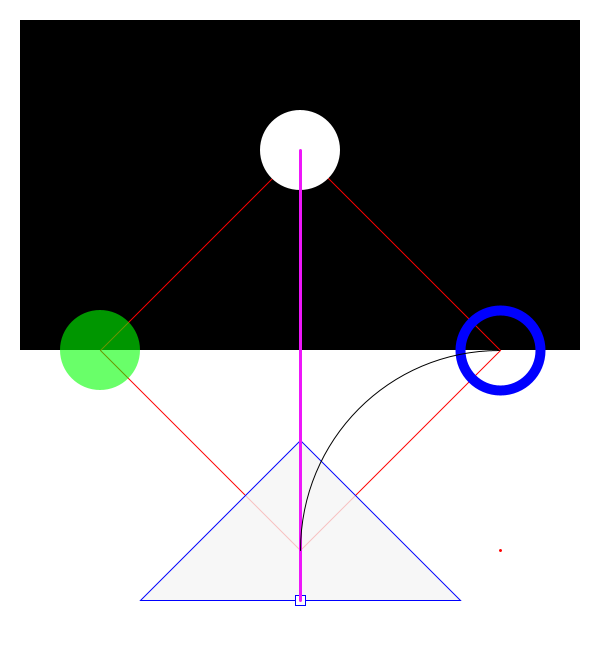
Frame 1 (no input)
Frame 60 (the mouse pressed at the canvas centre just before this capture): identical to frame 1, image omitted
Frame 120 (the mouse held since frame 60 and released just before this capture): identical to frame 1, image omitted

The Processing sketch that drew this single still picture (run headless with seeded random() and noise(); from frame 60 on, the mouse is pressed at the canvas centre):

// Processing sketch: day_4
// ── day_4.pde
//drawing order
void setup(){
  size(600,650);
}

void draw(){
  background(255); //makes background white
  
  //black rectangle
  fill(0); //fill set to black
  rectMode(CORNER);
  noStroke(); //makes no outline
  rect(20,20,560,330); //the rectangel itself
  
  //quad
  stroke(255,0,0); //makes the outline red
  noFill(); //makes it have no fill
  strokeWeight(1); //makes the stroke to a weight of 1
  quad(300,150,100,350,300,550,500,350); // the square itself
  
  //top circle
  fill(255); //white
  noStroke(); //makes it have no stroke
  ellipse(300,150,80,80); //the circle
  
  //left circle
  fill(0,255,0,150); //fill set to green
  noStroke(); //makes no outline
  ellipse(100,350,80,80); //the circle itself
  
  //right circle
  noFill(); //makes it have no fill
  strokeWeight(10); //makes the stroke larger
  stroke(0,0,255); //makes the outline blue
  ellipse(500,350,80,80); // the circle itself
  strokeWeight(1); //set the weight back to 1
  
  //triangle
  fill(245,200); //sets the triangle to grey
  triangle(300,440,140,600,460,600); //the triangle itself
  
  //rectangle on the bottom of the triangle
  fill(255); //sets fill to white
  stroke(0,0,255); // makes the outline blue
  rectMode(CENTER); 
  rect(300,600,10,10); //the rectangle itself
 
 //line bettween two points
 stroke(238,23,250); //makes the stroke a pink/purple
 strokeWeight(3); // makes it a weight of 3
 line(300,150,300,600); // the line points
 
 //arc
 stroke(0); //the stroke set to black
 noFill(); //makes it have no fill
 strokeWeight(1); // makes the weight back to 1
 arc(500,550,400,400,PI,PI + HALF_PI); // the arc itself
 
 //point
 stroke(255,0,0); //the stroke of the points set to red
 strokeWeight(3); //the strokeweight set to 3
 point(500,550); //the points placement
}
